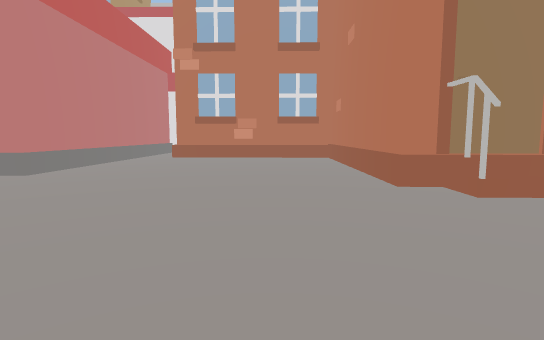
view 1 (above)

21 first-person views from a walk through a scene from a Unity 3-D project. The camera is 1.2 m above the floor, tilts 6° down and sees 80° across. The floor is counted in squares, 2 m on a side. Each view is taken from the middle of a square. On the plan, view 1 faces up. The plan holds only what a view shows up to about 10 squares ahead; the rest is blank. The place goes on beyond the plan. The player character is not drawn.

view 2
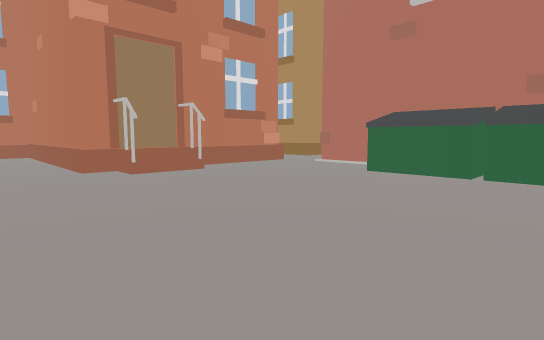

view 3
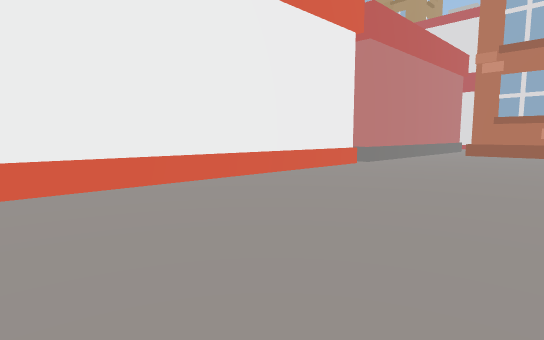

view 4
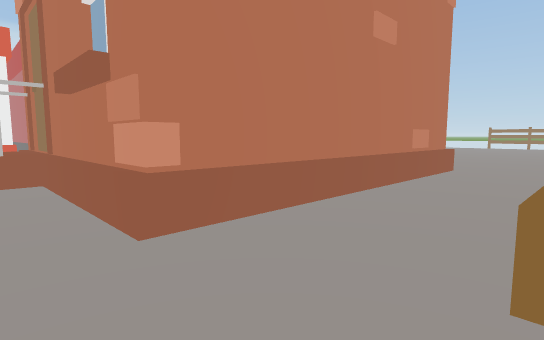

view 5
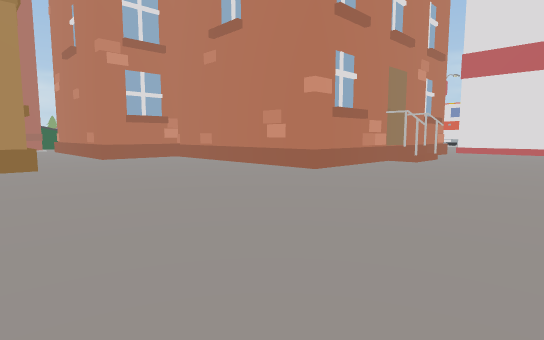

view 6
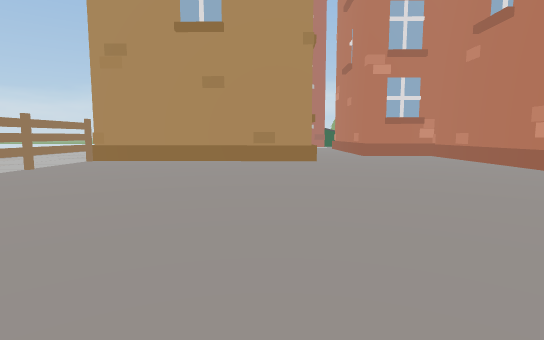

view 7
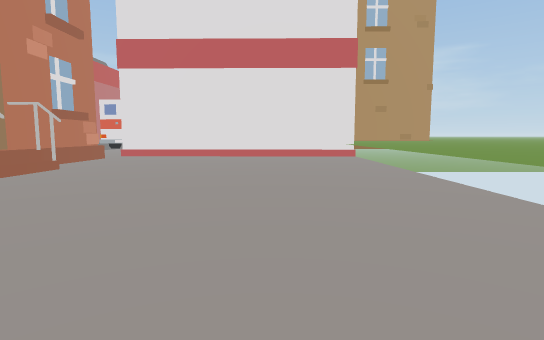

view 8
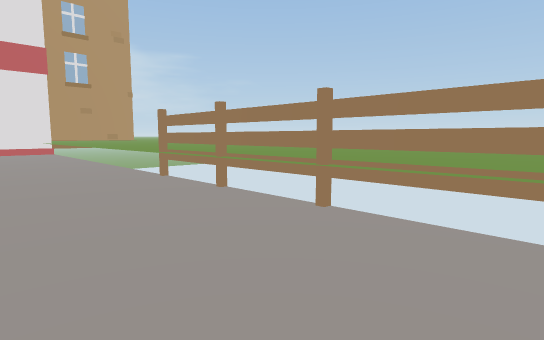

view 9
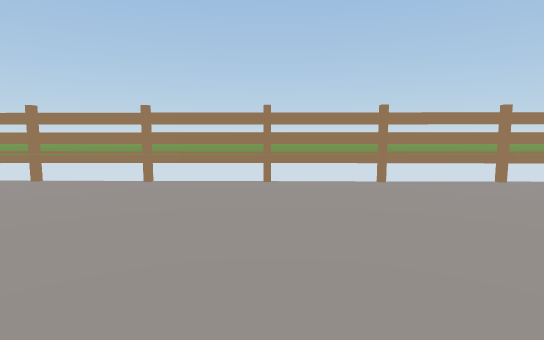

view 10
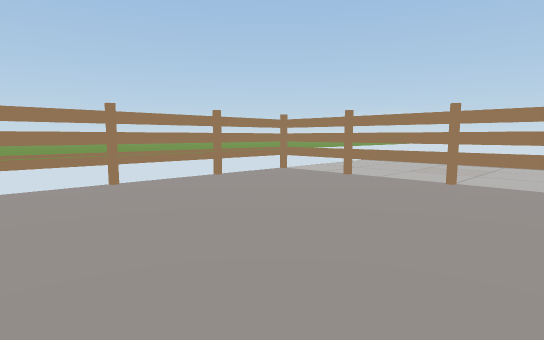

view 11
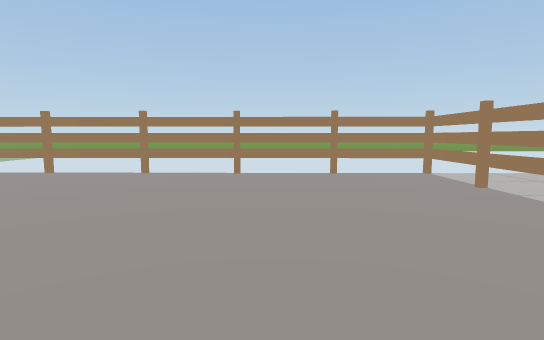

view 12
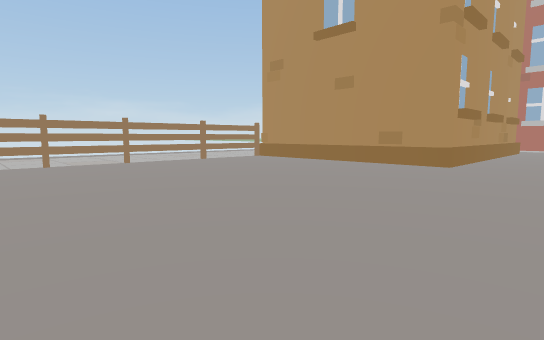

view 13
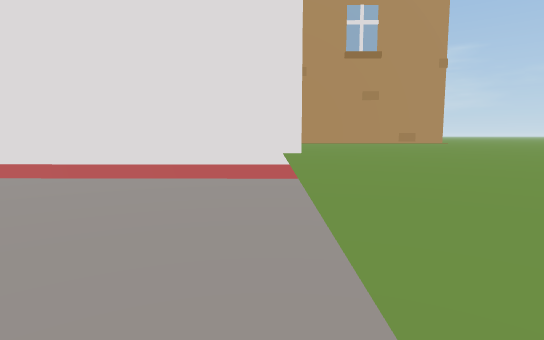

view 14
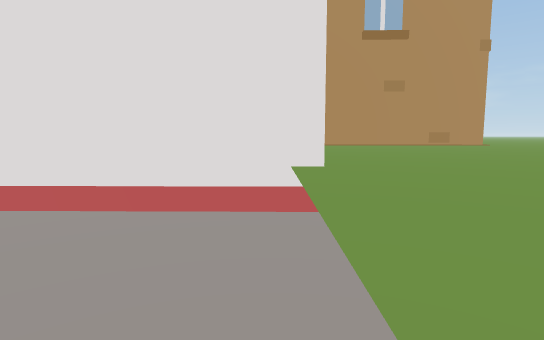

view 15
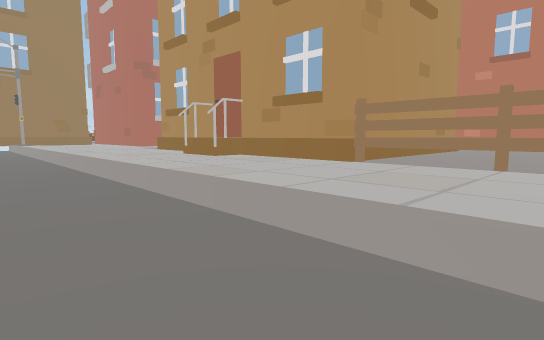

view 16
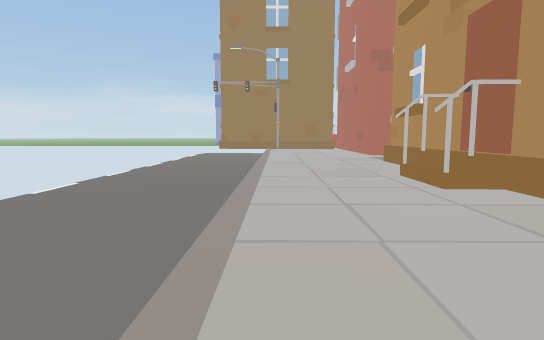

view 17
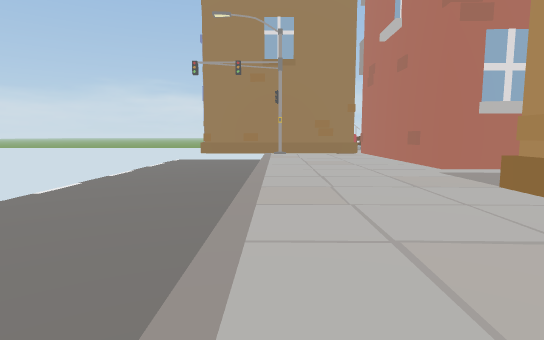

view 18
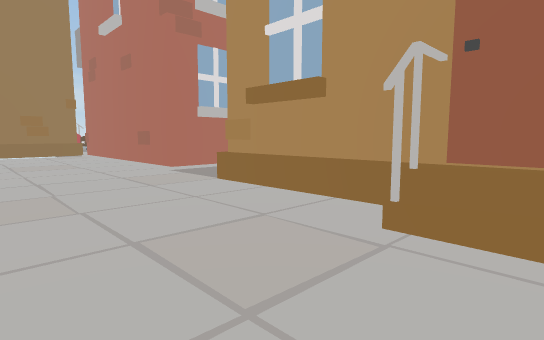

view 19
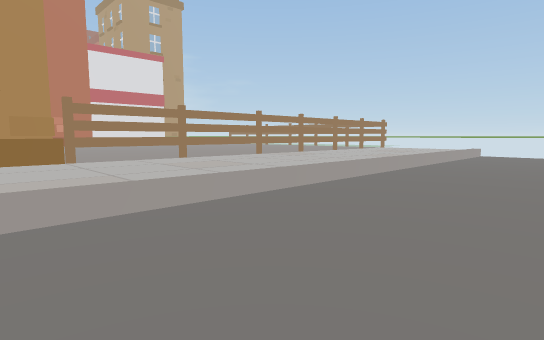

view 20
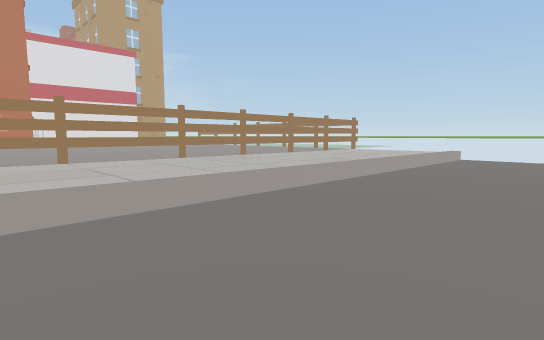

view 21
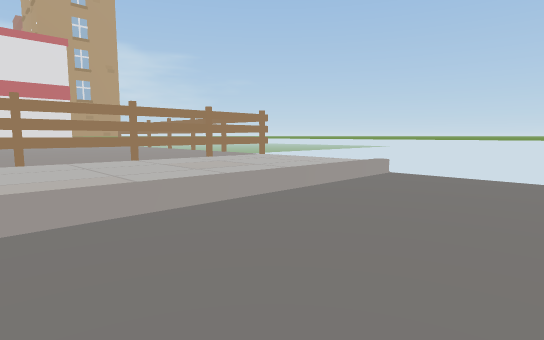

### Floor plan
Key: @ floor where view 1 was taken; # wall or solid block; . main floor; - floor 0.25 m lower than the main floor; / step, stairs or slope; = window, fence, low wall or low ledge; ^ raised ledge; T thing the floor can be seen under or through; O other object.
Columns run from 9 left of view 1 to 19 right of it. Each row starts with its distance up from view 1.
 24 O^^^^^^^^^^^^^^^^^^^^^^^^^^
 23 O^^^^^^^^^^^^^^^^^^^^^^^^^^^
 22 O^^^^^^^^^^^^^^^^^^^^^^^^^^^
 21      #...............#^...---
 20      #................#...---
 19      #................=...---
 18      #................T...---
 17      #................T...---
 16      #................T...---
 15      #...//...........T...---
 14        ###O###........T...---
 13              #........T...---
 12              #........T...---
 11              #...O####O...---
 10      #.      #...O   ##...---
  9      #.O##O#####.#    #...---
  8      #.....#   #.O    #O..---
  7      #.....#   #.#    #O..---
  6      #.....#   #.O    #...---
  5      #.....#   #.#    #...---
  4      #.....#####..    ....---
  3      #.....#=.....   .....---
  2      #..........     ##...---
  1      #..........      #...---
  0      #...@....OO      #...---
 -1      #........OO      #../---
 -2      #........OO      #../---

Positions as (right, up) in squares from view 1, and headings:
1: (0, 0), facing up
2: (0, -2), facing up-right
3: (0, -2), facing up-left
4: (8, 3), facing up-left
5: (9, 18), facing down-left
6: (9, 19), facing down
7: (6, 19), facing left
8: (9, 19), facing up-left
9: (9, 17), facing up
10: (9, 17), facing up-right
11: (11, 16), facing up
12: (6, 18), facing down-right
13: (1, 21), facing left
14: (-1, 21), facing left
15: (18, 14), facing down-left
16: (16, 12), facing down
17: (16, 8), facing down
18: (16, 8), facing down-left
19: (19, 10), facing up-left
20: (19, 12), facing up-left
21: (19, 16), facing up-left
